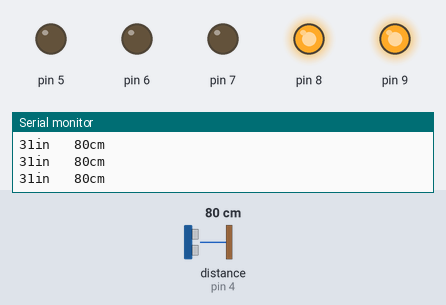
Simulated run of this sketch. Board: Arduino Uno, built with avr-gcc and run on an emulated ATmega328P. Parts: output pins drawn as LEDs (lit = HIGH), the last lines printed to the serial monitor. Wiring (inferred from the names in the program): ultrasonic range finder: trigger pin 2; echo pin 4. The inputs (shaded band) are chosen by the test bench; at power-on: distance to the obstacle (sensor on pin 4) 80 cm. The echo pulse lasts 58.3 µs per cm; pins used as bus, display or sensor lines are not drawn.

Above: at 11.4 s.
11.5 s: distance to the obstacle (sensor on pin 4) set to 2 cm
At 12.7 s:
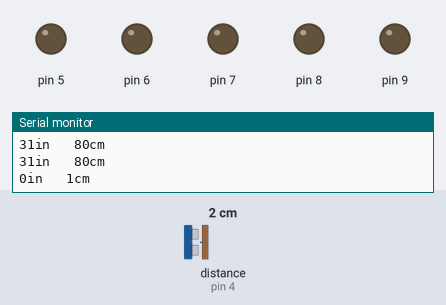
15.0 s: distance to the obstacle (sensor on pin 4) set to 60 cm
At 15.99 s:
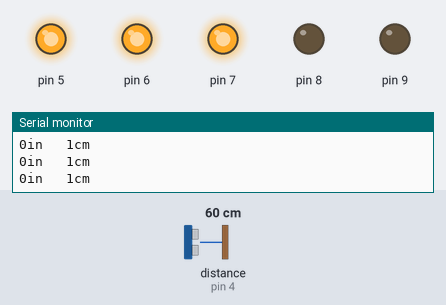
18.5 s: distance to the obstacle (sensor on pin 4) set to 4 cm
At 19.24 s:
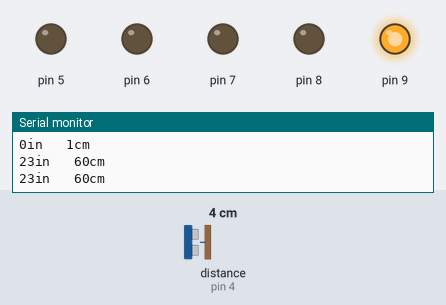
Timing chart, 0 to 24.9 s (numbered marks = the images above; inputs shaded):
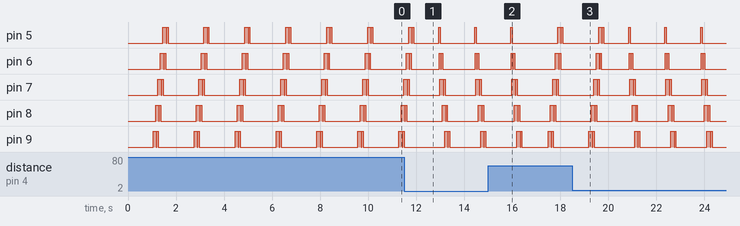

Measured:
- by itself, pin 5–9: repeats every 1.7 s: LOW 0.02 s, HIGH 0.06 s, LOW 1.5 s, HIGH 0.14 s

The sketch:

ultra_sonic_and_knight_rider.ino
```cpp
#define trig 2
#define echo 4

void setup() {
 for(int i=5;i<10;i++)
 pinMode(i,OUTPUT);
 pinMode(trig,OUTPUT);
 pinMode(echo,INPUT);

 Serial.begin(9600);
}

void loop() {
  {digitalWrite(trig,LOW);
  delayMicroseconds(2);
  digitalWrite(trig,HIGH);
  delayMicroseconds(10);
  digitalWrite(trig,LOW);
  }
  long t=pulseIn(echo,HIGH);
  long inches=t/74/2;
  long cm =t/29/2;

   Serial.print (inches);
  Serial.print("in \t");
  Serial.print(cm);
  Serial.println("cm");
  delay(1000);

  if (cm<20)
  for(int i=5;i<10;i++)
  {digitalWrite(i,HIGH);
  delay(20);
  digitalWrite(i+1,HIGH);
  delay(20);
  digitalWrite(i+2,HIGH);
  delay(20);
  digitalWrite(i,LOW);
  delay(20);
  digitalWrite(i+1,LOW);
  delay(20);}

  else
  for(int i=11;i>4;i--)
  {digitalWrite(i,HIGH);
  delay(20);
  digitalWrite(i-1,HIGH);
  delay(20);
  digitalWrite(i-2,HIGH);
  delay(20);
  digitalWrite(i,LOW);
  delay(20);
  digitalWrite(i-1,LOW);
  delay(20);}


}
```
